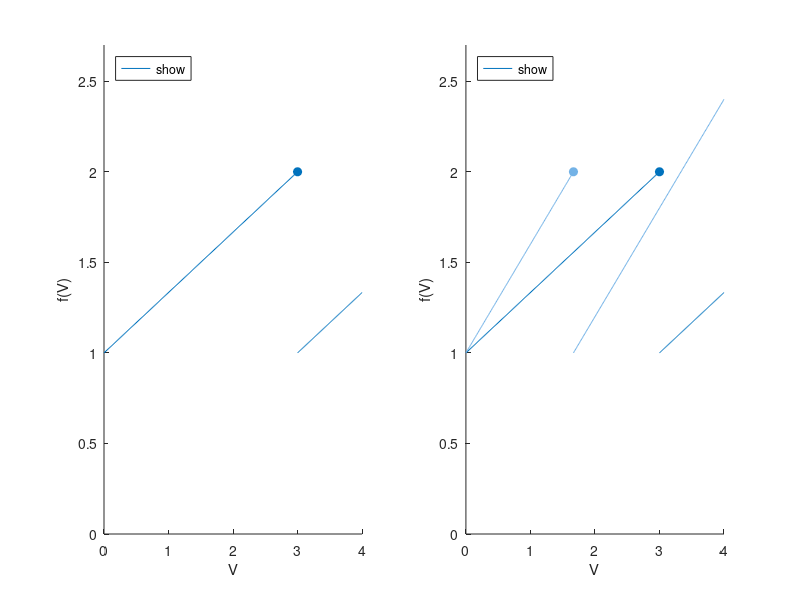

MATLAB code to generate this figure:
% Fig. 1.36: Update function of the AV node model (book, Section 1.6, Eq. 1.47)
% f(V) = c V if c V > V_g, otherwise c V + u;  V_g = 1, u = 1;  left c = 1/3, right also c = 0.6
% (c) 2026 Philipp Kügler · Program for the book "Dynamical Systems in the Life Sciences" · MIT License (see LICENSE)
Vg = 1; u = 1;
farben = [0 0.447 0.741; 0.45 0.70 0.90];
cliste = {1/3, [1/3 0.6]};
for p = 1:2
    subplot(1, 2, p); hold on
    cs = cliste{p};
    for i = 1:numel(cs)
        c = cs(i);
        s = Vg / c;                      % jump: c V = V_g
        a = linspace(0, min(s, 4), 200); b = linspace(s, 4, 200);
        plot(a, c * a + u, 'Color', farben(i, :), 'DisplayName', sprintf('c = %.3g', c));
        plot(b, c * b, 'Color', farben(i, :), 'HandleVisibility', 'off');
        plot(s, c * s + u, 'o', 'Color', farben(i, :), 'MarkerFaceColor', farben(i, :), 'HandleVisibility', 'off');
        if p == 2
            fprintf('c = %.3g: jump at V = V_g/c = %.3f\n', c, s);
        end
    end
    hold off; axis([0 4 0 2.7]); xlabel('V'); ylabel('f(V)'); legend('show', 'Location', 'northwest');
end
